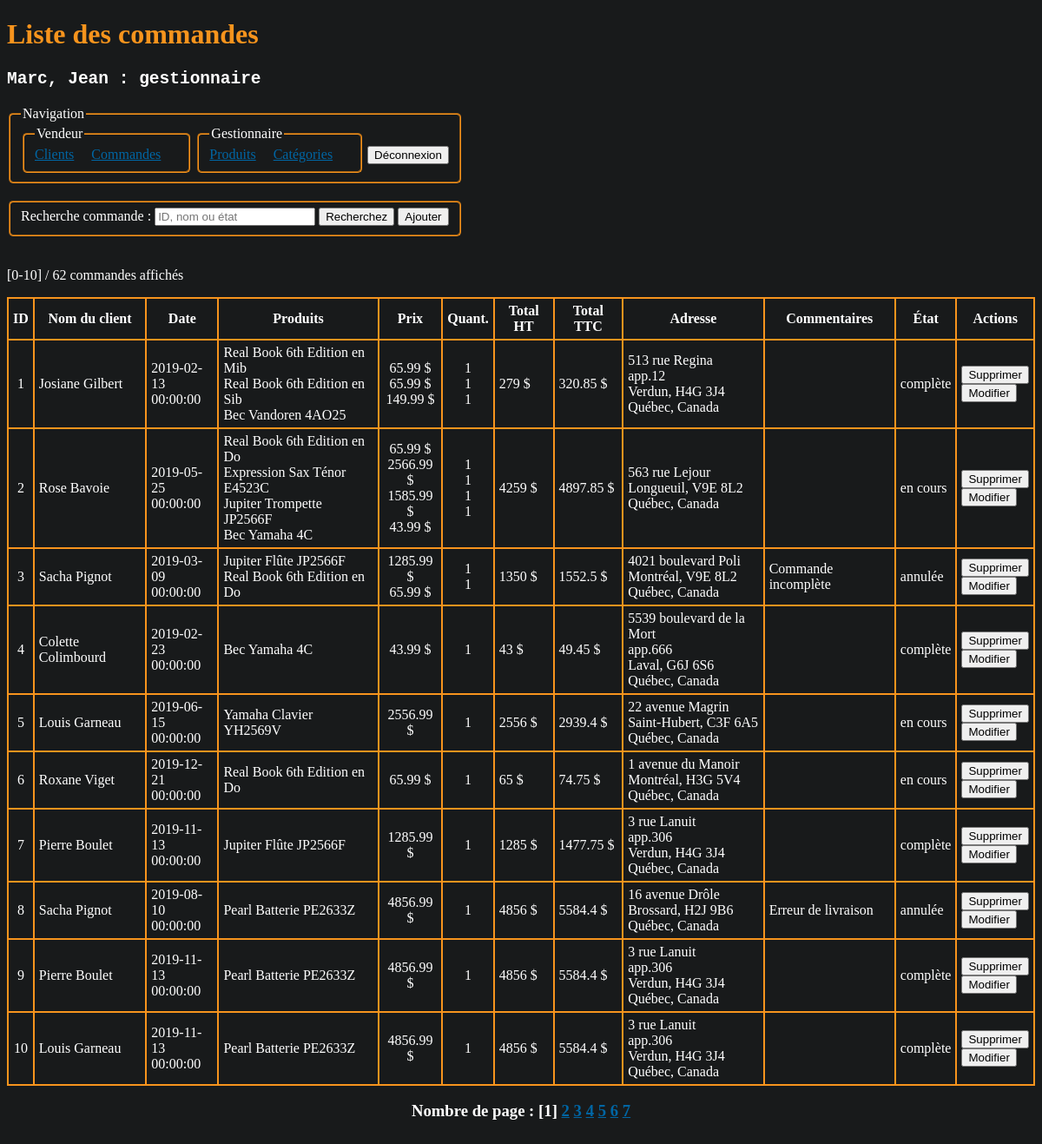
Page /commandes/index.php (signed in) on the committed database.
### tables this page shows
CREATE TABLE IF NOT EXISTS `commandes_produits` (
  `fk_commande_id` INT NOT NULL,
  `fk_produit_id` INT NOT NULL,
  `commande_produit_quantite` INT NOT NULL,
  PRIMARY KEY (`fk_produit_id`, `fk_commande_id`),
  INDEX `fk_commandes_has_produits_produits1_idx` (`fk_produit_id` ASC),
  INDEX `fk_commandes_has_produits_Commandes1_idx` (`fk_commande_id` ASC),
  CONSTRAINT `fk_commandes_has_produits_commandes1`
    FOREIGN KEY (`fk_commande_id`)
    REFERENCES `commandes` (`commande_id`)
    ON DELETE NO ACTION
    ON UPDATE NO ACTION,
  CONSTRAINT `fk_commandes_has_produits_produits1`
    FOREIGN KEY (`fk_produit_id`)
    REFERENCES `produits` (`produit_id`)
    ON DELETE NO ACTION
    ON UPDATE NO ACTION);

CREATE TABLE IF NOT EXISTS `commandes` (
  `commande_id` INT NOT NULL AUTO_INCREMENT,
  `commande_date` TIMESTAMP NOT NULL DEFAULT CURRENT_TIMESTAMP,
  `commande_adresse` VARCHAR(255) NOT NULL,
  `commande_adresse2` VARCHAR(255) NULL,
  `commande_adresse_ville` VARCHAR(255) NOT NULL,
  `commande_adresse_cp` VARCHAR(255) NOT NULL,
  `commande_etat` VARCHAR(255) NOT NULL DEFAULT "en cours",
  `commande_commentaires` VARCHAR(255) NULL,
  `fk_client_id` INT NOT NULL,
  PRIMARY KEY (`commande_id`),
  INDEX `fk_commandes_clients_idx` (`fk_client_id` ASC),
  CONSTRAINT `fk_commandes_clients`
    FOREIGN KEY (`fk_client_id`)
    REFERENCES `clients` (`client_id`)
    ON DELETE NO ACTION
    ON UPDATE NO ACTION);

### inc/sql.php (called while the page is built, shortened)
    <?php
function NombreProduitsParCommandes($conn)
{
    $req = "SELECT fk_commande_id, COUNT(fk_produit_id) AS 'nombre_de_produits' FROM commandes_produits GROUP BY fk_commande_id";
    if ($result = mysqli_query($conn, $req)) {
        $nbResult = mysqli_num_rows($result);
        $liste = array();
        if ($nbResult) {
            mysqli_data_seek($result, 0);
            while ($row = mysqli_fetch_array($result, MYSQLI_ASSOC)) {
                $liste[] = $row;
            }
        }
        return $liste;
    } else {
        errSQL($conn);
        exit;
    }
}
function NombreCommandes($conn)
{
    $req = "SELECT COUNT(commande_id) AS 'nombre' FROM commandes";
    if ($result = mysqli_query($conn, $req)) {
        $nbResult = mysqli_num_rows($result);
        if ($nbResult) {
            mysqli_data_seek($result, 0);
            $row = mysqli_fetch_array($result, MYSQLI_ASSOC);
            $nombre = $row["nombre"];
        }
        return $nombre;
    } else {
        errSQL($conn);
        exit;
    }
}
function ListerCommandes($conn, $recherche = "", $offset, $nbrParPage)
{
    $recherche = "%" . $recherche . "%";
    $req = "SELECT
    C.commande_id as 'commande_id',
    CONCAT(CL.client_prenom, ' ', CL.client_nom) as 'client_nom',
    SUBSTRING(C.commande_date, 1, 10) as 'date',
    SUBSTRING(C.commande_date, 12, 8) as 'heure',
    P.produit_nom as 'produit',
    CP.commande_produit_quantite as 'quantite',
    P.produit_prix as 'prix',
    C.commande_adresse as 'adresse',
    C.commande_adresse2 as 'adresse2',
    C.commande_adresse_ville as 'adresse_ville',
    C.commande_adresse_cp as 'adresse_cp',
    C.commande_commentaires as 'commentaires',
    C.commande_etat as 'etat'
    FROM
        commandes as C
    INNER JOIN
        commandes_produits as CP on CP.fk_commande_id = C.commande_id
    INNER JOIN
        produits as P on P.produit_id = CP.fk_produit_id
    INNER JOIN
        clients as CL on CL.client_id = C.fk_client_id
    WHERE (CL.client_prenom LIKE '$recherche') OR (CL.client_nom LIKE '$recherche') OR (C.commande_id LIKE '$recherche') OR (C.commande_etat LIKE '$recherche')
    ORDER BY `commande_id` ASC
    LIMIT $offset, $nbrParPage";
    if ($result = mysqli_query($conn, $req, MYSQLI_STORE_RESULT)) {
        $nbResult = mysqli_num_rows($result);
        $liste = array();
        if ($nbResult) {
            mysqli_data_seek($result, 0);
            $commande_id = "";
            $commande_client = "";
            $commande_date = "";
            $commande_heure = "";
            $commande_produit = "";
            $commande_produit_quantite = "";
            $commande_produit_prix = "";
            $commande_total_HT = "";
            $commande_total_TTC = "";
            $commande_adresse = "";
            $commande_adresse2 = "";
            $commande_adresse_ville = "";
            $commande_adresse_cp = "";
            $commande_commentaires = "";
            $commande_etat = "";
            while ($row = mysqli_fetch_array($result, MYSQLI_ASSOC)) {
                if ($commande_id !== $row['commande_id']) {
                    if ($commande_id !== "") {
                        $liste[] = array(
                            'commande_id' => $commande_id,
                            'commande_client' => $commande_client,
                            'commande_date' => $commande_date,
                            'commande_heure' => $commande_heure,
                            'commande_produit' => $commande_produit,
                            'commande_produit_quantite' => $commande_produit_quantite,
                            'commande_produit_prix' => $commande_produit_prix,
                            'commande_total_ht' => $commande_total_HT,
                            'commande_total_ttc' => $commande_total_TTC,
                            'commande_adresse' => $commande_adresse,
                            'commande_adresse2' => $commande_adresse2,
                            'commande_adresse_ville' => $commande_adresse_ville,
                            'commande_adresse_cp' => $commande_adresse_cp,
                            'commande_commentaires' => $commande_commentaires,
                            'commande_etat' => $commande_etat
                        );
                    }
                    $commande_id = $row['commande_id'];
                    $commande_client = $row['client_nom'];
                    $commande_date = $row['date'];
                    $commande_heure = $row['heure'];
                    $commande_produit = [];
                    $commande_produit_prix = [];
                    $commande_produit_quantite = [];
                    $commande_adresse = $row['adresse'];
                    $commande_adresse2 = $row['adresse2'];
                    $commande_adresse_ville = $row['adresse_ville'];
                    $commande_adresse_cp = $row['adresse_cp'];
                    $commande_commentaires = $row['commentaires'];
                    $commande_etat = $row['etat'];
                }
                $commande_produit[] = $row['produit'];
                $commande_produit_prix[] = $row['prix'] . " $";
                $commande_produit_quantite[] = $row['quantite'];
                $commande_total_HT = 0;
                for ($i = 0; $i < count($commande_produit_prix); ++$i) {
                    $commande_total_HT = $commande_total_HT + intval($commande_produit_prix[$i]);
                }
                $commande_total_TTC = $commande_total_HT * 1.15;
                $commande_total_HT = $commande_total_HT . " $";
                $commande_total_TTC = $commande_total_TTC . " $";
            }
            $liste[] = array(
                'commande_id' => $commande_id,
                'commande_client' => $commande_client,
                'commande_date' => $commande_date,
                'commande_heure' => $commande_heure,
                'commande_produit' => $commande_produit,
                'commande_produit_prix' => $commande_produit_prix,
                'commande_produit_quantite' => $commande_produit_quantite,
                'commande_total_ht' => $commande_total_HT,
                'commande_total_ttc' => $commande_total_TTC,
                'commande_adresse' => $commande_adresse,
                'commande_adresse2' => $commande_adresse2,
                'commande_adresse_ville' => $commande_adresse_ville,
                'commande_adresse_cp' => $commande_adresse_cp,
                'commande_commentaires' => $commande_commentaires,
                'commande_etat' => $commande_etat
            );
            return $liste;
        } else {
            return $liste;
        }
    }
}
            mysqli_rollback($conn); ?>

### commandes/index.php (the view, shortened to what this page needs)
<?php
require_once("../inc/sql.php");
$recherche = isset($_POST['recherche']) ? trim($_POST['recherche']) : "";
$nombreCommandes = NombreCommandes($conn);
$nombrePages = ceil($nombreCommandes / 10);
$pageActuelle = 1;
if (isset($_GET['page'])) {
    $pageActuelle = $_GET['page'];
} elseif ($pageActuelle > $nombrePages) {
    $pageActuelle = $nombrePages;
} else {
    $pageActuelle = 1;
}
$produitsParCommandes = NombreProduitsParCommandes($conn);
$nombres_de_produits_pour_dix_commandes = 0;
for ($i = 0; $i < 10; ++$i) {
    $nombres_de_produits_pour_dix_commandes += $produitsParCommandes[$i]['nombre_de_produits'];
}
$nbrParPage =  $nombres_de_produits_pour_dix_commandes;
$offset = ($pageActuelle - 1) * $nombres_de_produits_pour_dix_commandes;
$liste = ListerCommandes($conn, $recherche, $offset, $nbrParPage);
?>
<!DOCTYPE html>
<html lang="fr">
<head>
    <link rel="stylesheet" href="../assets/css/main.css">
</head>
<body>
    <h1>Liste des commandes</h1>
    <h2>
        <pre><?= $_SESSION['utilisateur']["utilisateur_nom"] . ", " . $_SESSION['utilisateur']["utilisateur_prenom"] . " : " . $_SESSION['utilisateur']["utilisateur_type"] ?></pre>
    </h2>
    <?php include("../menu.php"); ?>
    <form id="recherche" action="" method="post">
        <fieldset>
            <label>Recherche commande : </label>
            <input type="text" name="recherche" value="<?= $recherche ?>" placeholder="ID, nom ou état">
            <input type="submit" value="Recherchez">
            <button class="ajout"><a href="ajout.php">Ajouter</a></button>
        </fieldset>
    </form>
    <p>[<?= $offset ?>-<?= ($offset + 10) > $nombreCommandes ? $nombreCommandes : ($offset + 10) ?>] / <?= $nombreCommandes ?> commandes affichés</p>
    <table>
        <tr>
            <th>ID</th>
            <th>Nom du client</th>
            <th>Date</th>
            <th>Produits</th>
            <th>Prix</th>
            <th>Quant.</th>
            <th>Total HT</th>
            <th>Total TTC</th>
            <th>Adresse</th>
            <th>Commentaires</th>
            <th>État</th>
            <th>Actions</th>
        </tr>
        <?php
        foreach ($liste as $row) :
        ?>
            <tr>
                <td style="text-align: center;"><?= $row["commande_id"] ?></td>
                <td><?= $row["commande_client"] ?></td>
                <td><?= $row["commande_date"] . "<br>" . $row["commande_heure"] ?></td>
                <td><?= implode("<br>", $row["commande_produit"]) ?></td>
                <td style="text-align: center;"><?= implode("<br>", $row["commande_produit_prix"]) ?></td>
                <td style="text-align: center;"><?= implode("<br>", $row["commande_produit_quantite"]) ?></td>
                <td><?= $row["commande_total_ht"] ?></td>
                <td><?= $row["commande_total_ttc"] ?></td>
                <td><?php echo $row["commande_adresse"];
                    echo isset($row["commande_adresse2"]) ? "<br>" . $row["commande_adresse2"] : "";
                    echo "<br>" . $row["commande_adresse_ville"] . ", " . $row["commande_adresse_cp"] .
                        "<br>Québec, Canada" ?></td>
                <td><?= $row["commande_commentaires"] ?></td>
                <td><?= $row["commande_etat"] ?></td>
                <td>
                    <form action="" method="post">
                        <input type="submit" value="Supprimer">
                    </form>
                    <form action="" method="post">
                        <input type="submit" value="Modifier">
                    </form>
                </td>
            </tr>
        <?php endforeach; ?>
    </table>
    <h3 class="pagination">Nombre de page :
        <?php
        for ($i = 1; $i <= $nombrePages; ++$i) {
            if ($i == $pageActuelle) {
                echo "[" . $i . "] ";
            } else {
                echo "<a href=index.php?page=" . $i . ">" . $i . "</a> ";
            }
        }
        ?>
    </h3>
</body>
</html>

### assets/css/style.css (style rules this page uses)
body { background-color: #181a1b; color: white; padding-bottom: 200px; }
h1 { color: #F7941D; }
a { color: #0066a4; }
button a { text-decoration: none; color: black; }
fieldset { display: inline; border-radius: 5px; border-color: #F7941D ; margin-bottom: 20px; }
table { border-collapse: collapse; }
table,th, td { border: 2px solid #F7941D; }
th, td { padding: 5px; }
.pagination { text-align: center; }

### rows in the picture
commandes_produits: fk_commande.commande_id "1", commande_client "Josiane Gilbert", commande_date "2019-02-13", commande_heure "00:00:00", commande_produit "Real Book 6th Edition en Mib Real Book 6th Edition en Sib Bec Vandoren 4AO25", commande_produit_prix "65.99 $ 65.99 $ 149.99 $", commande_produit_quantite "1 1 1", commande_total_ht "279 $", commande_total_ttc "320.85 $", fk_commande.commande_adresse "513 rue Regina", fk_commande.commande_adresse2 "app.12", fk_commande.commande_adresse_ville "Verdun", fk_commande.commande_adresse_cp "H4G 3J4", fk_commande.commande_etat "complète"
commandes_produits: fk_commande.commande_id "4", commande_client "Colette Colimbourd", commande_date "2019-02-23", commande_heure "00:00:00", commande_produit "Bec Yamaha 4C", commande_produit_prix "43.99 $", commande_produit_quantite "1", commande_total_ht "43 $", commande_total_ttc "49.45 $", fk_commande.commande_adresse "5539 boulevard de la Mort", fk_commande.commande_adresse2 "app.666", fk_commande.commande_adresse_ville "Laval", fk_commande.commande_adresse_cp "G6J 6S6", fk_commande.commande_etat "complète"
commandes_produits: fk_commande.commande_id "5", commande_client "Louis Garneau", commande_date "2019-06-15", commande_heure "00:00:00", commande_produit "Yamaha Clavier YH2569V", commande_produit_prix "2556.99 $", commande_produit_quantite "1", commande_total_ht "2556 $", commande_total_ttc "2939.4 $", fk_commande.commande_adresse "22 avenue Magrin", fk_commande.commande_adresse_ville "Saint-Hubert", fk_commande.commande_adresse_cp "C3F 6A5", fk_commande.commande_etat "en cours"
commandes_produits: fk_commande.commande_id "6", commande_client "Roxane Viget", commande_date "2019-12-21", commande_heure "00:00:00", commande_produit "Real Book 6th Edition en Do", commande_produit_prix "65.99 $", commande_produit_quantite "1", commande_total_ht "65 $", commande_total_ttc "74.75 $", fk_commande.commande_adresse "1 avenue du Manoir", fk_commande.commande_adresse_ville "Montréal", fk_commande.commande_adresse_cp "H3G 5V4", fk_commande.commande_etat "en cours"
commandes_produits: fk_commande.commande_id "7", commande_client "Pierre Boulet", commande_date "2019-11-13", commande_heure "00:00:00", commande_produit "Jupiter Flûte JP2566F", commande_produit_prix "1285.99 $", commande_produit_quantite "1", commande_total_ht "1285 $", commande_total_ttc "1477.75 $", fk_commande.commande_adresse "3 rue Lanuit", fk_commande.commande_adresse2 "app.306", fk_commande.commande_adresse_ville "Verdun", fk_commande.commande_adresse_cp "H4G 3J4", fk_commande.commande_etat "complète"
commandes_produits: fk_commande.commande_id "8", commande_client "Sacha Pignot", commande_date "2019-08-10", commande_heure "00:00:00", commande_produit "Pearl Batterie PE2633Z", commande_produit_prix "4856.99 $", commande_produit_quantite "1", commande_total_ht "4856 $", commande_total_ttc "5584.4 $", fk_commande.commande_adresse "16 avenue Drôle", fk_commande.commande_adresse_ville "Brossard", fk_commande.commande_adresse_cp "H2J 9B6", fk_commande.commande_commentaires "Erreur de livraison", fk_commande.commande_etat "annulée"
commandes_produits: fk_commande.commande_id "9", commande_client "Pierre Boulet", commande_date "2019-11-13", commande_heure "00:00:00", commande_produit "Pearl Batterie PE2633Z", commande_produit_prix "4856.99 $", commande_produit_quantite "1", commande_total_ht "4856 $", commande_total_ttc "5584.4 $", fk_commande.commande_adresse "3 rue Lanuit", fk_commande.commande_adresse2 "app.306", fk_commande.commande_adresse_ville "Verdun", fk_commande.commande_adresse_cp "H4G 3J4", fk_commande.commande_etat "complète"
commandes_produits: fk_commande.commande_id "10", commande_client "Louis Garneau", commande_date "2019-11-13", commande_heure "00:00:00", commande_produit "Pearl Batterie PE2633Z", commande_produit_prix "4856.99 $", commande_produit_quantite "1", commande_total_ht "4856 $", commande_total_ttc "5584.4 $", fk_commande.commande_adresse "3 rue Lanuit", fk_commande.commande_adresse2 "app.306", fk_commande.commande_adresse_ville "Verdun", fk_commande.commande_adresse_cp "H4G 3J4", fk_commande.commande_etat "complète"

### other values in the picture
$_SESSION['utilisateur']["utilisateur_nom"] "Marc"
$_SESSION['utilisateur']["utilisateur_prenom"] "Jean"
$_SESSION['utilisateur']["utilisateur_type"] "gestionnaire"
$offset "0"
$offset + 10 "10"
$nombreCommandes "62"
$row["commande_id"] "2"
$row["commande_client"] "Rose Bavoie"
$row["commande_date"] "2019-05-25"
$row["commande_heure"] "00:00:00"
implode("<br>", $row["commande_produit"]) "Real Book 6th Edition en Do Expression Sax Ténor E4523C Jupiter Trompette JP2566F Bec Yamaha 4C"
implode("<br>", $row["commande_produit_prix"]) "65.99 $ 2566.99 $ 1585.99 $ 43.99 $"
implode("<br>", $row["commande_produit_quantite"]) "1 1 1 1"
$row["commande_total_ht"] "4259 $"
$row["commande_total_ttc"] "4897.85 $"
